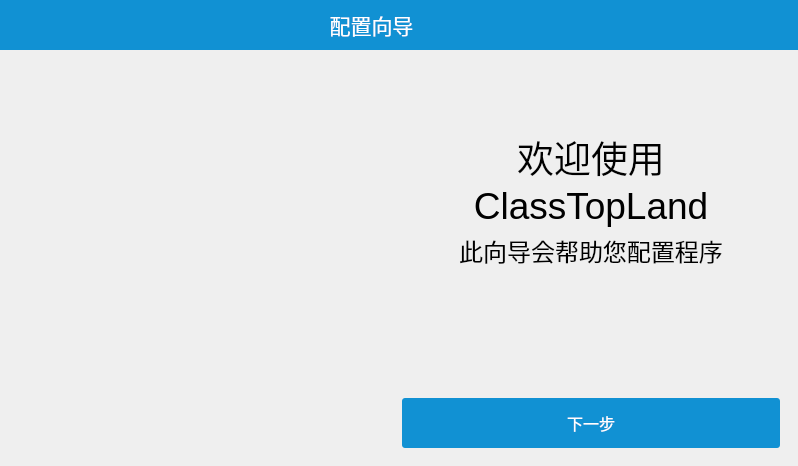
<?xml version="1.0" encoding="UTF-8"?>
<ui version="4.0">
 <class>GetStartWidget</class>
 <widget class="QDialog" name="GetStartWidget">
  <property name="geometry">
   <rect>
    <x>0</x>
    <y>0</y>
    <width>798</width>
    <height>466</height>
   </rect>
  </property>
  <property name="windowTitle">
   <string>Form</string>
  </property>
  <property name="styleSheet">
   <string notr="true"/>
  </property>
  <layout class="QVBoxLayout" name="verticalLayout" stretch="1,10">
   <property name="spacing">
    <number>0</number>
   </property>
   <property name="leftMargin">
    <number>0</number>
   </property>
   <property name="topMargin">
    <number>0</number>
   </property>
   <property name="rightMargin">
    <number>0</number>
   </property>
   <property name="bottomMargin">
    <number>0</number>
   </property>
   <item>
    <widget class="QWidget" name="widget_2" native="true">
     <property name="minimumSize">
      <size>
       <width>100</width>
       <height>50</height>
      </size>
     </property>
     <property name="maximumSize">
      <size>
       <width>16777215</width>
       <height>50</height>
      </size>
     </property>
     <property name="styleSheet">
      <string notr="true">background:#1191d3;</string>
     </property>
     <layout class="QGridLayout" name="gridLayout">
      <property name="leftMargin">
       <number>0</number>
      </property>
      <property name="topMargin">
       <number>0</number>
      </property>
      <property name="rightMargin">
       <number>0</number>
      </property>
      <property name="bottomMargin">
       <number>0</number>
      </property>
      <item row="0" column="0">
       <layout class="QHBoxLayout" name="horizontalLayout" stretch="15,1">
        <item>
         <widget class="ClickLabel" name="label">
          <property name="font">
           <font>
            <pointsize>16</pointsize>
           </font>
          </property>
          <property name="styleSheet">
           <string notr="true">color:#ffffff</string>
          </property>
          <property name="text">
           <string>配置向导</string>
          </property>
          <property name="alignment">
           <set>Qt::AlignmentFlag::AlignCenter</set>
          </property>
         </widget>
        </item>
        <item>
         <widget class="ClickLabel" name="label_2">
          <property name="styleSheet">
           <string notr="true">ClickLabel{
image:url(&quot;:/res/cha.png&quot;);
}
ClickLabel:hover{
background:rgb(255, 58, 58);
}</string>
          </property>
          <property name="text">
           <string/>
          </property>
         </widget>
        </item>
       </layout>
      </item>
     </layout>
    </widget>
   </item>
   <item>
    <widget class="QWidget" name="widget" native="true">
     <property name="minimumSize">
      <size>
       <width>0</width>
       <height>0</height>
      </size>
     </property>
     <layout class="QGridLayout" name="gridLayout_2">
      <item row="0" column="0">
       <widget class="QStackedWidget" name="stackedWidget">
        <property name="frameShadow">
         <enum>QFrame::Shadow::Plain</enum>
        </property>
        <property name="currentIndex">
         <number>2</number>
        </property>
        <widget class="QWidget" name="page">
         <layout class="QHBoxLayout" name="horizontalLayout_4">
          <item>
           <widget class="QLabel" name="label_6">
            <property name="styleSheet">
             <string notr="true">image: url(&quot;:/res/icon.png&quot;);</string>
            </property>
            <property name="text">
             <string/>
            </property>
           </widget>
          </item>
          <item>
           <layout class="QVBoxLayout" name="verticalLayout_4" stretch="10,0,0,0,0,20">
            <item>
             <widget class="QLabel" name="label_9">
              <property name="maximumSize">
               <size>
                <width>16777215</width>
                <height>50</height>
               </size>
              </property>
              <property name="font">
               <font>
                <pointsize>28</pointsize>
               </font>
              </property>
              <property name="styleSheet">
               <string notr="true">color:#000000</string>
              </property>
              <property name="text">
               <string>课程表配置</string>
              </property>
              <property name="alignment">
               <set>Qt::AlignmentFlag::AlignCenter</set>
              </property>
             </widget>
            </item>
            <item>
             <widget class="QLabel" name="label_10">
              <property name="font">
               <font>
                <pointsize>18</pointsize>
               </font>
              </property>
              <property name="styleSheet">
               <string notr="true">color:#000000</string>
              </property>
              <property name="text">
               <string>配置程序运行必须的课程表</string>
              </property>
              <property name="alignment">
               <set>Qt::AlignmentFlag::AlignCenter</set>
              </property>
             </widget>
            </item>
            <item>
             <spacer name="verticalSpacer_5">
              <property name="orientation">
               <enum>Qt::Orientation::Vertical</enum>
              </property>
              <property name="sizeHint" stdset="0">
               <size>
                <width>20</width>
                <height>40</height>
               </size>
              </property>
             </spacer>
            </item>
            <item>
             <widget class="QPushButton" name="config_tt">
              <property name="minimumSize">
               <size>
                <width>0</width>
                <height>50</height>
               </size>
              </property>
              <property name="maximumSize">
               <size>
                <width>16777215</width>
                <height>70</height>
               </size>
              </property>
              <property name="font">
               <font>
                <pointsize>14</pointsize>
               </font>
              </property>
              <property name="styleSheet">
               <string notr="true">QPushButton{
	border-radius: 3px; /* 边框圆角 */
	color:#ffffff;
	background-color: #1191d3; /* 背景颜色 */
	padding:3px;

}
QPushButton:hover{
background:rgb(11, 96, 139);
}
</string>
              </property>
              <property name="text">
               <string>现在配置</string>
              </property>
             </widget>
            </item>
            <item>
             <widget class="QPushButton" name="continue_2">
              <property name="minimumSize">
               <size>
                <width>0</width>
                <height>40</height>
               </size>
              </property>
              <property name="maximumSize">
               <size>
                <width>16777215</width>
                <height>60</height>
               </size>
              </property>
              <property name="font">
               <font>
                <pointsize>12</pointsize>
               </font>
              </property>
              <property name="styleSheet">
               <string notr="true">QPushButton{
	border-radius: 3px; /* 边框圆角 */
	color:#000000;
	background-color: rgb(214, 214, 214); /* 背景颜色 */
	padding:3px;

}
QPushButton:hover{
background:rgb(231, 231, 231);
}
</string>
              </property>
              <property name="text">
               <string>稍后配置</string>
              </property>
             </widget>
            </item>
            <item>
             <spacer name="verticalSpacer_6">
              <property name="orientation">
               <enum>Qt::Orientation::Vertical</enum>
              </property>
              <property name="sizeHint" stdset="0">
               <size>
                <width>20</width>
                <height>40</height>
               </size>
              </property>
             </spacer>
            </item>
           </layout>
          </item>
         </layout>
        </widget>
        <widget class="QWidget" name="page_3">
         <layout class="QHBoxLayout" name="horizontalLayout_5">
          <item>
           <widget class="QLabel" name="label_11">
            <property name="styleSheet">
             <string notr="true">image: url(&quot;:/res/icon.png&quot;);</string>
            </property>
            <property name="text">
             <string/>
            </property>
           </widget>
          </item>
          <item>
           <layout class="QVBoxLayout" name="verticalLayout_5" stretch="10,10,0,20,0">
            <item>
             <spacer name="verticalSpacer_7">
              <property name="orientation">
               <enum>Qt::Orientation::Vertical</enum>
              </property>
              <property name="sizeHint" stdset="0">
               <size>
                <width>20</width>
                <height>40</height>
               </size>
              </property>
             </spacer>
            </item>
            <item>
             <widget class="QLabel" name="label_12">
              <property name="font">
               <font>
                <pointsize>28</pointsize>
               </font>
              </property>
              <property name="styleSheet">
               <string notr="true">color:#000000</string>
              </property>
              <property name="text">
               <string>配置完成</string>
              </property>
              <property name="alignment">
               <set>Qt::AlignmentFlag::AlignCenter</set>
              </property>
             </widget>
            </item>
            <item>
             <widget class="QLabel" name="label_13">
              <property name="font">
               <font>
                <pointsize>18</pointsize>
               </font>
              </property>
              <property name="styleSheet">
               <string notr="true">color:#000000</string>
              </property>
              <property name="text">
               <string>祝您使用愉快</string>
              </property>
              <property name="alignment">
               <set>Qt::AlignmentFlag::AlignCenter</set>
              </property>
             </widget>
            </item>
            <item>
             <spacer name="verticalSpacer_8">
              <property name="orientation">
               <enum>Qt::Orientation::Vertical</enum>
              </property>
              <property name="sizeHint" stdset="0">
               <size>
                <width>20</width>
                <height>40</height>
               </size>
              </property>
             </spacer>
            </item>
            <item>
             <widget class="QPushButton" name="but_ok">
              <property name="sizePolicy">
               <sizepolicy hsizetype="Minimum" vsizetype="Fixed">
                <horstretch>0</horstretch>
                <verstretch>0</verstretch>
               </sizepolicy>
              </property>
              <property name="minimumSize">
               <size>
                <width>0</width>
                <height>50</height>
               </size>
              </property>
              <property name="maximumSize">
               <size>
                <width>16777215</width>
                <height>70</height>
               </size>
              </property>
              <property name="font">
               <font>
                <pointsize>12</pointsize>
               </font>
              </property>
              <property name="layoutDirection">
               <enum>Qt::LayoutDirection::LeftToRight</enum>
              </property>
              <property name="styleSheet">
               <string notr="true">QPushButton{
	border-radius: 3px; /* 边框圆角 */
	color:#ffffff;
	background-color: #1191d3; /* 背景颜色 */
	padding:3px;

}
QPushButton:hover{
background:rgb(11, 96, 139);
}
</string>
              </property>
              <property name="text">
               <string>完成</string>
              </property>
              <property name="checkable">
               <bool>false</bool>
              </property>
              <property name="flat">
               <bool>false</bool>
              </property>
             </widget>
            </item>
           </layout>
          </item>
         </layout>
        </widget>
        <widget class="QWidget" name="page_2">
         <property name="layoutDirection">
          <enum>Qt::LayoutDirection::LeftToRight</enum>
         </property>
         <layout class="QHBoxLayout" name="horizontalLayout_2">
          <item>
           <widget class="QLabel" name="label_3">
            <property name="styleSheet">
             <string notr="true">image: url(&quot;:/res/icon.png&quot;);</string>
            </property>
            <property name="text">
             <string/>
            </property>
           </widget>
          </item>
          <item>
           <layout class="QVBoxLayout" name="verticalLayout_2" stretch="10,10,0,20,0">
            <item>
             <spacer name="verticalSpacer">
              <property name="orientation">
               <enum>Qt::Orientation::Vertical</enum>
              </property>
              <property name="sizeHint" stdset="0">
               <size>
                <width>20</width>
                <height>40</height>
               </size>
              </property>
             </spacer>
            </item>
            <item>
             <widget class="QLabel" name="label_4">
              <property name="font">
               <font>
                <pointsize>28</pointsize>
               </font>
              </property>
              <property name="styleSheet">
               <string notr="true">color:#000000</string>
              </property>
              <property name="text">
               <string>欢迎使用
ClassTopLand</string>
              </property>
              <property name="alignment">
               <set>Qt::AlignmentFlag::AlignHCenter|Qt::AlignmentFlag::AlignTop</set>
              </property>
             </widget>
            </item>
            <item>
             <widget class="QLabel" name="label_5">
              <property name="font">
               <font>
                <pointsize>18</pointsize>
               </font>
              </property>
              <property name="styleSheet">
               <string notr="true">color:#000000</string>
              </property>
              <property name="text">
               <string>此向导会帮助您配置程序</string>
              </property>
              <property name="alignment">
               <set>Qt::AlignmentFlag::AlignCenter</set>
              </property>
             </widget>
            </item>
            <item>
             <spacer name="verticalSpacer_2">
              <property name="orientation">
               <enum>Qt::Orientation::Vertical</enum>
              </property>
              <property name="sizeHint" stdset="0">
               <size>
                <width>20</width>
                <height>40</height>
               </size>
              </property>
             </spacer>
            </item>
            <item>
             <widget class="QPushButton" name="continue_1">
              <property name="sizePolicy">
               <sizepolicy hsizetype="Minimum" vsizetype="Fixed">
                <horstretch>0</horstretch>
                <verstretch>0</verstretch>
               </sizepolicy>
              </property>
              <property name="minimumSize">
               <size>
                <width>0</width>
                <height>50</height>
               </size>
              </property>
              <property name="maximumSize">
               <size>
                <width>16777215</width>
                <height>70</height>
               </size>
              </property>
              <property name="font">
               <font>
                <pointsize>12</pointsize>
               </font>
              </property>
              <property name="layoutDirection">
               <enum>Qt::LayoutDirection::LeftToRight</enum>
              </property>
              <property name="styleSheet">
               <string notr="true">QPushButton{
	border-radius: 3px; /* 边框圆角 */
	color:#ffffff;
	background-color: #1191d3; /* 背景颜色 */
	padding:3px;

}
QPushButton:hover{
background:rgb(11, 96, 139);
}
</string>
              </property>
              <property name="text">
               <string>下一步</string>
              </property>
              <property name="checkable">
               <bool>false</bool>
              </property>
              <property name="flat">
               <bool>false</bool>
              </property>
             </widget>
            </item>
           </layout>
          </item>
         </layout>
        </widget>
       </widget>
      </item>
     </layout>
    </widget>
   </item>
  </layout>
 </widget>
 <customwidgets>
  <customwidget>
   <class>ClickLabel</class>
   <extends>QLabel</extends>
   <header>../src/ClickLabel/ClickLabel.h</header>
  </customwidget>
 </customwidgets>
 <resources/>
 <connections/>
</ui>
